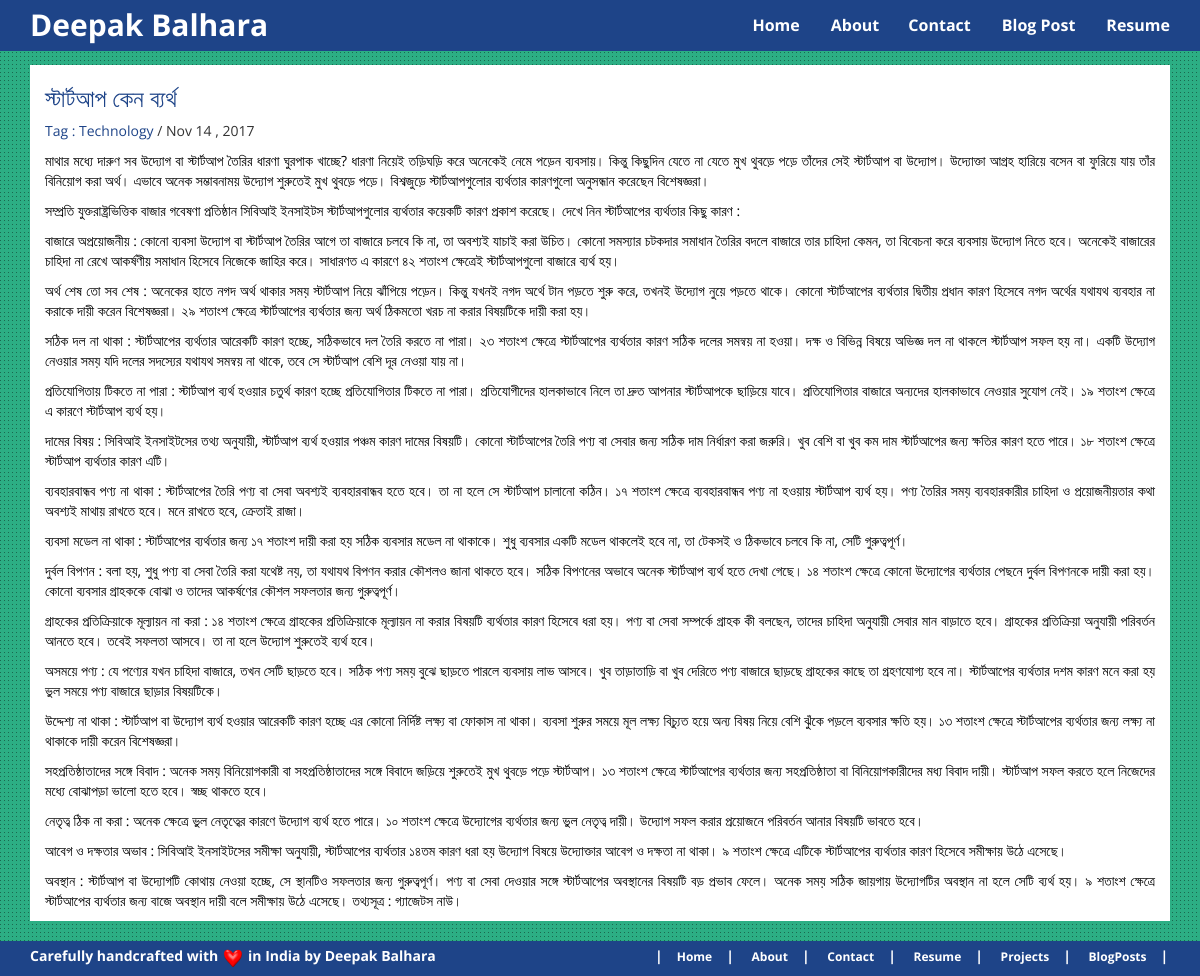
Page /2/ on the committed database.
### blog/models.py (models this page shows, shortened)
class Post(models.Model):
    tag = models.CharField(max_length=200, null=True, blank=True)
    title= models.CharField(max_length=20, null=True, blank=True)
    slug = models.SlugField(unique=True, max_length=200, null=True, blank=True)
    small_description = models.TextField(null=True, blank=True)
    body = models.TextField(null=True, blank=True)
    image = models.ImageField(null=True, blank=True)
    date  = models.DateTimeField(null=True, blank=True, auto_now_add=True)

### blog/views.py (the view)
# urls.py: url(r'^(?P<slug>[^/]+)/$', views.readblog, name='readblog'),
def readblog(request, slug):
    query_results = Post.objects.get(slug=slug)
    return render(request, 'blog/post.html', {'query_results': query_results})

### blog/templates/blog/post.html (shortened to what this page needs)
 {% extends "blog/postheader.html" %} {% block title %} {{ post.title }} {% endblock %} {% block content %}
<div class="container-fluid" style="background:#fff">
	<header class="entry-header">
		<h3 class="entry-title"> <a href="/{{query_results.slug}}">{{ query_results.title }}</a> </h3>
		<div class="entry-meta">
			<a href="#">Tag : {{ query_results.tag }} </a>
			<span class="sep">/</span>
			<span class="entry-date">{{ query_results.date|date:"M d , Y" }}</span>
		</div>
		<div class="entry-summary">
			{{ query_results.body|safe|linebreaks}}
		</div>
</div>
<br>
{% endblock %}

### blog/static/personal/css/style.css (style rules this page uses)
html { height:100%; width:100%; background:#ff4c4c; }
body { font-family: 'Open Sans',Arial,Helvetica,sans-serif; padding-top:65px; min-height: 100%; }
p { color:#000; }
a { color:#1e4488;; outline:none; transition: all 0.2s linear 0s; }
h1, h2, h3, h4, h5, h6 { font-family: 'Open Sans', sans-serif; }
.entry-summary { text-align: justify;margin-top: 10px; }

### rows in the picture
Post: title "স্টার্টআপ কেন ব্যর্থ", tag "Technology", date "Nov 14 , 2017", body "মাথার মধ্যে দারুণ সব উদ্যোগ বা স্টার্টআপ তৈরির ধারণা ঘুরপাক খাচ্ছে? ধারণা নিয়েই তড়িঘড়ি করে অনেকেই নেমে পড়েন ব্যবসায়। কিন্তু কিছুদিন যেতে না যেতে মুখ থুবড়ে পড়ে তাঁদের সেই স্টার্টআপ বা উদ্যোগ। উদ্যোক্তা আগ্রহ হারিয়ে বসেন বা ফুরিয়ে যায় তাঁর বিনিয়োগ করা অর্থ। এভাবে অনেক সম্ভাবনাময় উদ্যোগ শুরুতেই মুখ থুবড়ে পড়ে। বিশ্বজুড়ে স্টার্টআপগুলোর ব্যর্থতার কারণগুলো অনুসন্ধান করেছেন বিশেষজ্ঞরা। সম্প্রতি যুক্তরাষ্ট্রভিত্তিক বাজার গবেষণা প্রতিষ্ঠান সিবিআই ইনসাইটস স্টার্টআপগুলোর ব্যর্থতার কয়েকটি কারণ প্রকাশ করেছে। দেখে নিন স্টার্টআপের ব্যর্থতার কিছু কারণ : বাজারে অপ্রয়োজনীয় : কোনো ব্যবসা উদ্যোগ বা স্টার্টআপ তৈরির আগে তা বাজারে চলবে কি না, তা অবশ্যই যাচাই করা উচিত। কোনো সমস্যার চটকদার সমাধান তৈরির বদলে বাজারে…"
